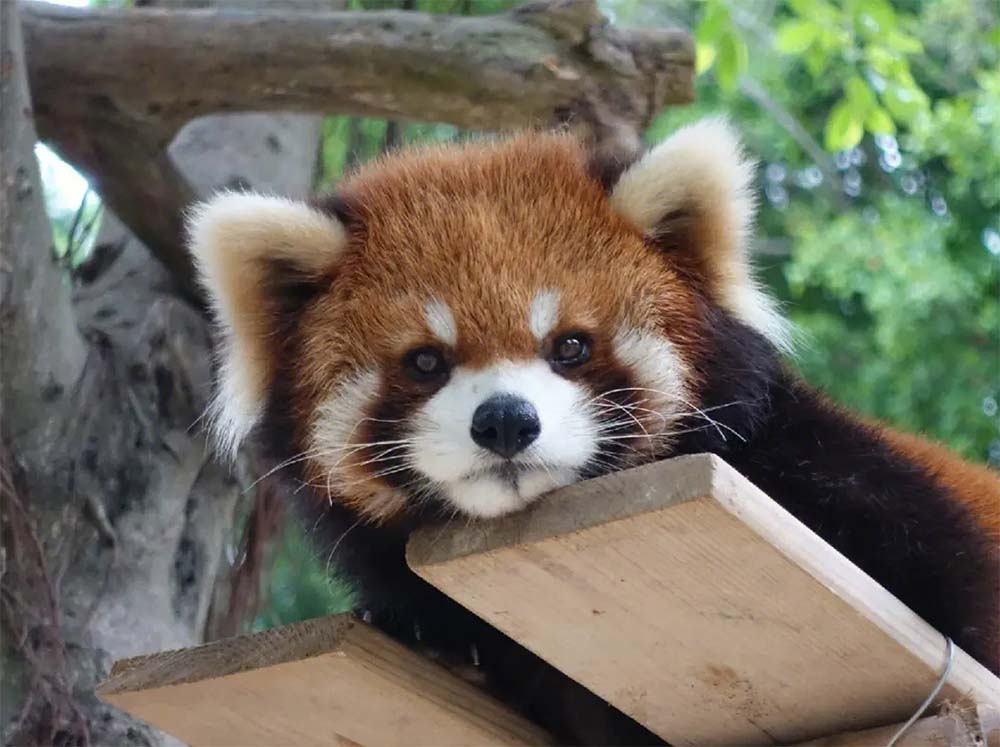
#> input picture InternVL/internvl_chat/examples/image1.jpg, 1000 x 747 px
$ python -i utilities.py   (imports and definitions only)
#> lines starting #> are read from the running program, lines starting #| are printed output that depends on the picture
import os
from PIL import Image
import numpy as np
import random
from typing import List, Tuple, Dict, Any, Iterable
import re
import copy
import os
import pickle
import cv2
from tqdm import tqdm
import json
from prompt_magic.TaskDescription import Task_description_v10_sam
import re
from collections import defaultdict

AG_OBJECTS_ALTERATIVES = {
    "cup": "cup/glass/bottle",
    "glass": "cup/glass/bottle",
    "bottle": "cup/glass/bottle",
    "closet": "closet/cabinet",
    "cabinet": "closet/cabinet",
    "phone": "phone/camera",
    "camera": "phone/camera",
    "notebook": "paper/notebook",
    "paper": "paper/notebook",
    "sofa": "sofa/couch",
    "couch": "sofa/couch"
}
class SEEDS:
    """
    Don't change values
    """
    RANDOM_ANNOTATIONS_SHUFFLE_SEED = 145
    AG_OBJECT_PREDICATE_PARTIAL_SELECTION_SEEDS = [978, 324]

# [112 lines left out: functions addTriplet, consolidate_results, pre_clean_temporal_triplets, not called in this run]


class SEEDS:
    """
    Don't change values
    """
    RANDOM_ANNOTATIONS_SHUFFLE_SEED = 145
    AG_OBJECT_PREDICATE_PARTIAL_SELECTION_SEEDS = [978, 324]

# [8 lines left out: function addTriplet, not called in this run]

def chunk_list(list_, chunk_n):
    chunk_n = max(1, chunk_n)
    return (list_[i:i+chunk_n] for i in range(0, len(list_), chunk_n))

def get_shuffled_list(input_list):
    random.shuffle(input_list)
    return input_list

# [99 lines left out: functions get_varying_list, check_bbox_overlap, unnormbb_vidvrd, get_substring_between, remove_ids_V2, remove_idx, not called in this run]

def remove_ids(frames_tripletes, version="v2_1", remove_indexes=False):
    for f_idx, triplets in enumerate(frames_tripletes):
        for idx, trip in enumerate(triplets):
            if version=="v2_1":
                # predicate in middle
                subj, rel, obj = trip
            elif version=="v3_1":
                # predicate last
                subj, obj, rel = trip

            subj = subj.split("-")[0]
            obj = obj.split("-")[0]

            subj = subj.strip("[")
            obj = obj.strip("]")

            if remove_indexes:
                subj = remove_idx(subj)
                obj = remove_idx(obj)
                rel = remove_idx(rel)
            frames_tripletes[f_idx][idx] =  [subj, rel, obj]

    return frames_tripletes


# [285 lines left out: functions eval_tagging_scores2, eval_tagging_scores, eval_tagging_scores_with_bb, calculate_accuracy_varying_lengths, not called in this run]

class SGSpecialTokens:
    VIDEO_FRAME_ID = "#frameid"
    SG_END = "#sgend"
    SG_SUBJECT = "#subject"
    SG_SUBJECT_ID = "#subid"
    SG_OBJECT = "#object"
    SG_OBJECT_ID = "#objid"
    SG_PREDICATE = "#sgpred"
    SG_BB_START = "#sgbb"
    SG_BB_END = "#sgbbend"
    SG_BB_X1Y1 = "#bbx1y1"
    SG_BB_X2Y2 = "#bbx2y2"
    # [5 lines of commented-out code are left out]

    # [354 lines left out: functions get_tokens, get_block_number_for_frame, get_bb_subj_obj, get_frame_range_for_annotations, create_batch_frames, getboundingBoxOftheObject and 5 more, not called in this run]


# [30 lines of commented-out code are left out]

def remove_triplet_indexes(triplet):
    return [remove_idx(element) for element in triplet]


# [696 lines left out: functions pre_clean_prediction_data_onevision_v14_AG, pre_clean_prediction_data_onevision_v5_3_FT_Quad_vrd, pre_clean_prediction_data_onevision_v14_vrd, pre_clean_temporal_triplets, pre_clean_prediction_data_onevision_FT_v7, pre_clean_prediction_data_onevision_v7 and 7 more, not called in this run]


prompts_list = {

    "summary": ["Describe the video in detail",
                "What is happening in the video?",
                "What is the central narrative or story in the video?",
                "What is the purpose or goal of the video?",
                "What are the key takeaways or lessons from the video?"
                ],

    "identify_subject_objects": [
                        "List the objects present in the video",
                        "What objects, items, or elements appear prominently?",
                        "Identify any significant objects in the video.",
                        "What objects are visible in the video?",
                        "List the main objects featured in the video.",
                        "what are the main objects featured in the video?"
                        ],
    "identify_predicates": [
                            "List the actions, movements or placements of the objects in the scene.",
                            "Describe any interactions between people or objects in the video.",
                            "Describe any significant gestures or interactions between objects in the scene",
                            "How subjects and objects relates to each other in the video?",
                            "How do the objects interact with their environment in the video?",
                            "Describe any notable physical interactions between objects in the video.",
                            "Describe any interactions that highlight the relationships between objects.",
                            "What actions or events take place in the video?",
                          ],
    "SGG": [
       "Generate frame-by-frame scene graph for the provided video",
       "Provide frame-by-frame Scene graph triplets in the form of [Subject-id:Object-id:Predicate]",
       "Generate scene graph for the provided video",
       "Provide scene graph for the provided video",
       "Identify subjects, predicates and objects frame-by-frame in the provided video"
    ],

    "SGG_image": [
       "Generate scene graph for the provided image",
       "Provide Scene graph triplets in the form of [Subject-id:Predicate:Object-id] for the provided image",
       "Generate scene graph for the provided image",
       "Provide scene graph for the provided image",
       "Identify subjects, predicates and objects in the provided image"
    ],

    "SGG_with_bb": [
       "Generate frame-by-frame scene graph for the provided video along with bounding box of each objects",
       "Provide frame-by-frame Scene graph triplets in the form of [Subject-id-[min_x,min_y,max_x,max_y]:Predicate:Object-id-[min_x,min_y,max_x,max_y]]",
       "Generate scene graph for the provided video along with bounding box of each objects",
       "Provide scene graph for the provided video with bounding box location of each objects",
       "Identify Subjects, Predicates and Objects frame-by-frame in the provided video, also provide bounding box location of each subject and object"
    ],

    "sg_localization": [
      "Provide bounding box location of [{sub}:{rel}:{obj}] in frame {frame_idx} of the provided video" # {} to be replaced by actual value
      #"Provide bounding box location of [{sub}:{rel}:{obj}]" # {} to be replaced by actual value
    ],

    "sg_localization_image": [
      "Provide bounding box location of [{sub}:{rel}:{obj}]" # {} to be replaced by actual value
    ],

    "predict_predicate": [
      "What is the relationship between [{sub}:{obj}] in the video. Use only the provided lists for predicates. Predicates: {predicates}" # {} to be replaced by actual value
    ],

    "AG_Prompt_Temporal" : [
      """
      You are given a list of predefined objects={objects_list} and three different types of predicates list.
      1.Attention={attention_relations},
      2.Spatial={spatial_relations} and
      3.Contacting={contacting_relations}

      Attention relationship indicates whether the person is visually focused on the object in the scene.
      Spatial relationship describes the object's position relative to the person within the scene.
      Contacting relationship specifies the physical interaction or contact between the person and the object.

      Your task is to identify relationships between person and predefined objects visible in the provided video in the format [Subject:Predicate:Object]_[Frame-start:Frame-end].
      """
    ],

    "AG_Prompt" : [
      """
      You are given a list of predefined objects={objects_list} and three different types of predicates list.
      1.Attention={attention_relations},
      2.Spatial={spatial_relations} and
      3.Contacting={contacting_relations}

      Attention relationship indicates whether the person is visually focused on the object in the scene.
      Spatial relationship describes the object's position relative to the person within the scene.
      Contacting relationship specifies the physical interaction or contact between the person and the object.

      Your task is to identify relationships between person and predefined objects visible in the provided video.
      """
    ],

    "AG_Prompt_sg_tagging" : [
      """
      You are given three different types of predefined predicates list.
      1.Attention={attention_relations},
      2.Spatial={spatial_relations} and
      3.Contacting={contacting_relations}

      Attention relationship indicates whether the person is visually focused on the object in the scene.
      Spatial relationship describes the object's position relative to the p+
      erson within the scene.
      Contacting relationship specifies the physical interaction or contact between the person and the object.

      When given object pairs with bounding box location [xmin,ymin,xmax,ymax] in the video, the task is to identify relationships between them in the provided video from the predefined list.
      For each pair, all three relationships(i.e. attention,spatial and contacting) should be given.
      """
    ],

    "AG_Prompt_sg_with_bb" : [
      """
      You are given a list of predefined objects={objects_list} and three different types of predicates list.
      1.Attention={attention_relations},
      2.Spatial={spatial_relations} and
      3.Contacting={contacting_relations}

      Attention relationship indicates whether the person is visually focused on the object in the scene.
      Spatial relationship describes the object's position relative to the person within the scene.
      Contacting relationship specifies the physical interaction or contact between the person and the object.

      Your task is to identify relationships between person and objects visible in the provided video frame-by-frame from the predefined list along with their bounding box locations in format [xmin,ymin,xmax,ymax].
      """
    ],

    "AG_Prompt_sg_with_center" : [
      """
      You are given a list of predefined objects={objects_list} and three different types of predicates list.
      1.Attention={attention_relations},
      2.Spatial={spatial_relations} and
      3.Contacting={contacting_relations}

      Attention relationship indicates whether the person is visually focused on the object in the scene.
      Spatial relationship describes the object's position relative to the person within the scene.
      Contacting relationship specifies the physical interaction or contact between the person and the object.

      Your task is to identify relationships between person and objects visible in the provided video frame-by-frame from the predefined list along with their object center locations in format [x,y].
      """
    ],


    "AG_Prompt_bbonly" : [
      """
      Generate detailed frame-by-frame bounding box coordinates in the format [xmin, ymin, xmax, ymax] for each visible object in the provided video.
      """
    ],

    # """
    # Generate frame-by-frame scene graph for the provided video
    #    Use the following list to select the object {},
    #    the following list to select the subject {},
    #    and the follwing list to select the predicate {}.
    # """

    # "triplet_prompt": [
    #   """You are given a list of predefined subjects, objects, and predicates. Your task is to predict scene graph triplets in the format [Subject:Object:Predicate] based on the given scene description in the video. Use only the provided lists for objects, and predicates.
    #   Subjects: {subjects}
    #   Objects: {objects}
    #   Predicates: {predicates}
    #   """
    # ]
    "triplet_prompt": [
      """You are given a list of predefined subjects, objects, and predicates. Your task is to predict scene graph triplets in the format [Subject-id:Object-id:Predicate] based on the given scene in the video. Use only the provided lists for subjects, objects, and predicates.
      Subjects: {subjects}
      Objects: {objects}
      Predicates: {predicates}
      """
    ],
    "v10_sam": [Task_description_v10_sam],

    "quad_vrd_prompt": [
      """You are given a list of predefined subjects, objects, action predicates and spatial predicates. Your task is to predict scene graph quadruplets in the format [Subject-id:Object-id:action predicate:spatial predicate] based on the given scene in the video. Use only the provided lists for subject, objects,action predicates and spatial predicates. \n\
      Subjects: {subjects} \n\
      Action Predicates: {action_predicates} \n\
      Spatial Predicates: {spatial_predicates} \n\
      Objects: {objects} \n\
      """
    ]


}


# [269 lines left out: functions getConvBlock, getPromptTemplate, getRandomPrompt, getFramesForObject, normlize_boundingbox, getbbcenter and 6 more, not called in this run]


### Action Gnome helpers

AG_relations = {
"attention": ['unsure', 'not looking at', 'looking at'],
"spatial": ['in front of', 'beneath', 'behind', 'on the side of', 'in', 'above'],
"contacting": ['not contacting', 'sitting on', 'leaning on', 'other relationship', 'holding', 'touching', 'twisting', 'eating',
                'drinking from', 'standing on','wearing','lying on','carrying','wiping','covered by','writing on','have it on the back']
}

AG_relationsCombined = AG_relations["attention"]+AG_relations["spatial"]+AG_relations["contacting"]

AG_Objects = ['table','chair','bag','doorway','medicine','cup/glass/bottle','food','floor','broom','shoe','clothes','door','doorknob','groceries',
'closet/cabinet','laptop','bed','shelf','blanket','sandwich','refrigerator','vacuum','box','light','phone/camera','dish','paper/notebook',
'mirror','book','sofa/couch','television','pillow','towel','picture','window']


# [206 lines left out: functions load_AG_annotations, addIf, get_AG_annotations_framewise, not called in this run]

>>> import cv2
>>> picture = cv2.imread('../InternVL/internvl_chat/examples/image1.jpg', cv2.IMREAD_GRAYSCALE)
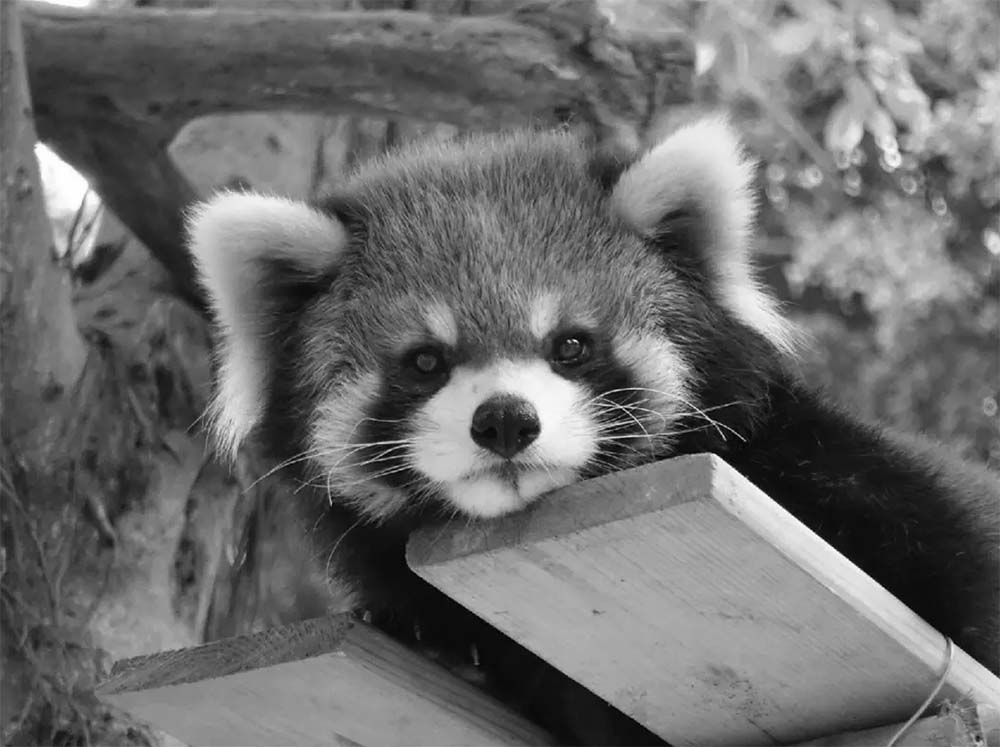
#> picture: shape (747, 1000); min 0, max 255, mean 108.4
>>> result = remove_ids(picture)
#> the loop in remove_ids, `for f_idx, triplets in enumerate(frames_tripletes):` made 1 pass
#> f_idx on pass 1: 0
#> (the run stopped early here; a loop or call above may not have finished)

$ run again, on InternVL/internvl_chat/examples/image2.jpg
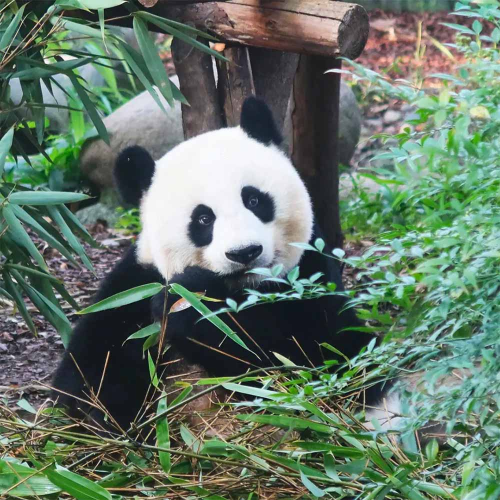
#> input picture InternVL/internvl_chat/examples/image2.jpg, 1000 x 1000 px (shown at 1/2 size)
#> `picture = cv2.imread('../InternVL/internvl_chat/examples/image1.jpg', ..`:
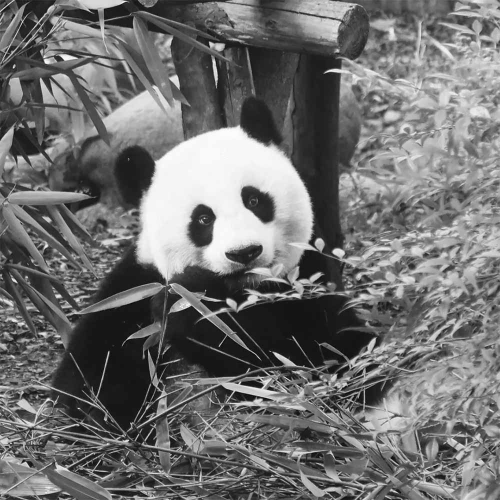
#> picture: shape (1000, 1000) (shown at 1/2 size); min 0, max 255, mean 111.6
#> the loop in remove_ids, `for f_idx, triplets in enumerate(frames_tripletes):` made 1 pass
#> f_idx on pass 1: 0

$ run again, on InternVL/internvl_chat/examples/image3.jpg
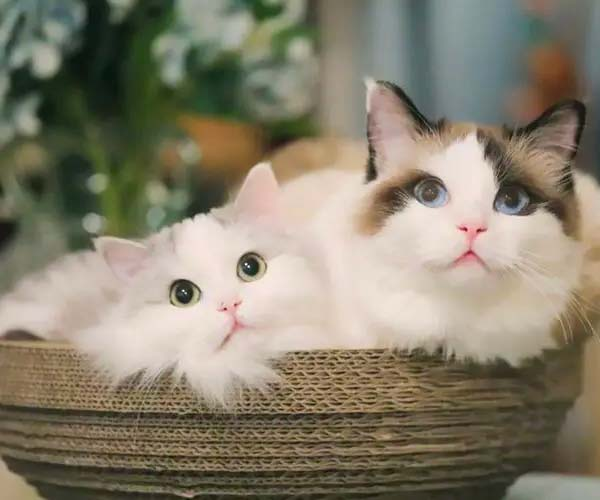
#> input picture InternVL/internvl_chat/examples/image3.jpg, 600 x 500 px
#> `picture = cv2.imread('../InternVL/internvl_chat/examples/image1.jpg', ..`:
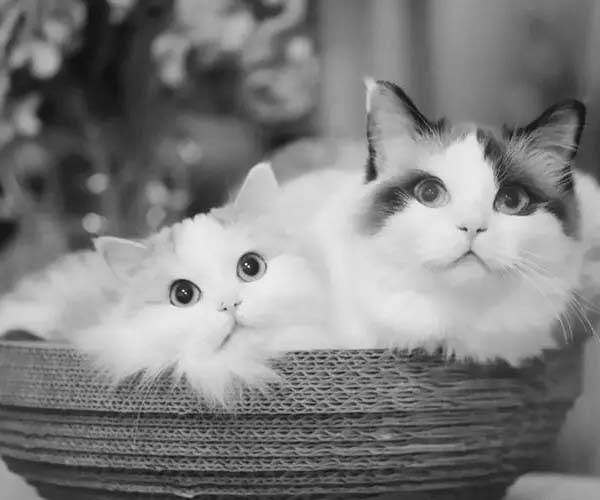
#> picture: shape (500, 600); min 12, max 254, mean 127.3
#> the loop in remove_ids, `for f_idx, triplets in enumerate(frames_tripletes):` made 1 pass
#> f_idx on pass 1: 0

$ run again, on InternVL/internvl_chat/examples/image4.jpg
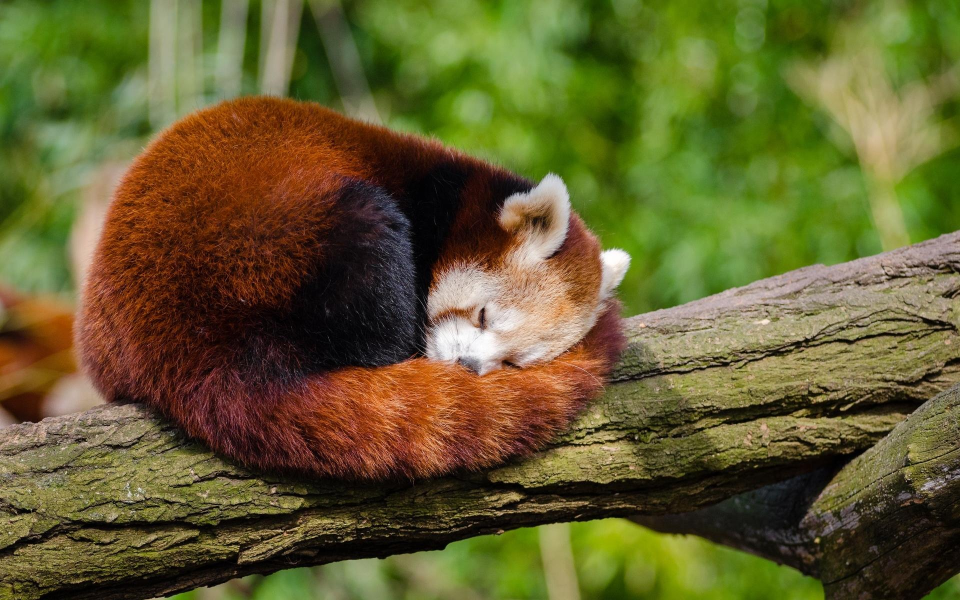
#> input picture InternVL/internvl_chat/examples/image4.jpg, 1920 x 1200 px (shown at 1/2 size)
#> `picture = cv2.imread('../InternVL/internvl_chat/examples/image1.jpg', ..`:
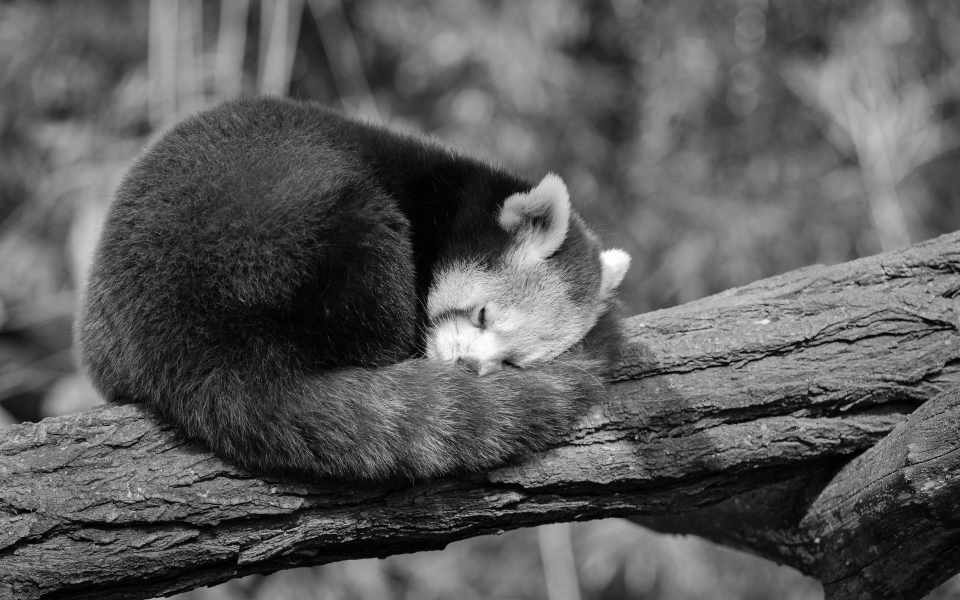
#> picture: shape (1200, 1920) (shown at 1/2 size); min 0, max 255, mean 90.2
#> the loop in remove_ids, `for f_idx, triplets in enumerate(frames_tripletes):` made 1 pass
#> f_idx on pass 1: 0
